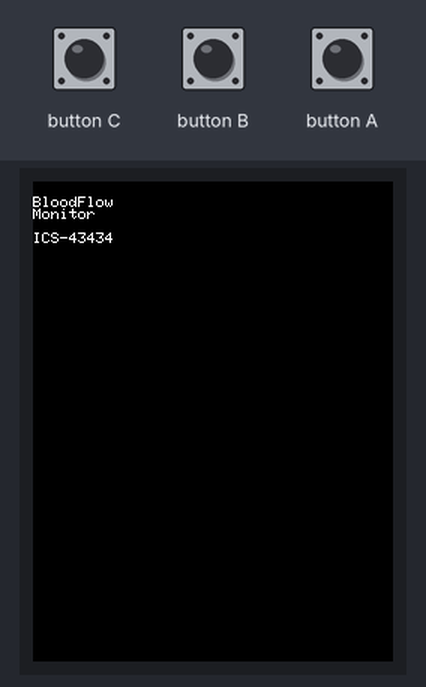
A sketch run on a simulated ESP32-S3. Parts: 240×320 colour display. Inputs (shaded band) come from the test bench. I2S audio is not simulated (input reads silence); what the sketch prints to the serial monitor is not drawn.

Above: at 0.3 s.
At 1.4 s:
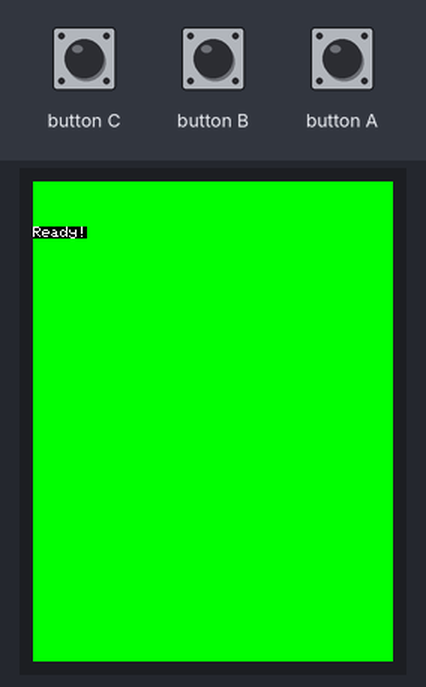
Timing chart, 0 to 3.1 s (numbered marks = the images above; inputs shaded):
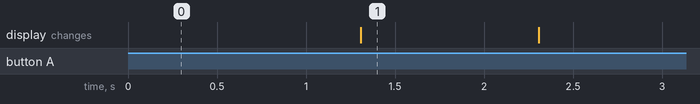

Measured:
- what the display in image 1 shows lasts 1.0 s, from 1.3 s to 2.3 s

The sketch:

BloodFlow_ICS43434.ino
```cpp
/*
 * Project2: M5AtomS3とICS-43434マイクによる血流計測
 *
 * このスケッチは、M5AtomS3とICS-43434 MEMSマイクを使用して
 * 血流音を計測し、シリアルプロッター経由でリアルタイムに可視化します。
 *
 * ハードウェア接続:
 * - M5AtomS3 G5  -> ICS-43434 SCK
 * - M5AtomS3 G6  -> ICS-43434 WS
 * - M5AtomS3 G7  -> ICS-43434 SD
 * - M5AtomS3 3V3 -> ICS-43434 VIN
 * - M5AtomS3 GND -> ICS-43434 GND
 * - M5AtomS3 GND -> ICS-43434 SEL (Left channel)
 *
 * 使用方法:
 * 1. Arduino IDEでこのスケッチをM5AtomS3に書き込む
 * 2. ツール -> シリアルプロッターを開く
 * 3. マイクを手首や首の動脈付近に配置する
 * 4. 波形を観察する
 */

#include <M5Unified.h>
#include <driver/i2s.h>

// I2S設定
#define I2S_PORT I2S_NUM_0
#define SAMPLE_RATE 16000           // サンプリングレート 16kHz
#define SAMPLE_BUFFER_SIZE 256      // バッファサイズ
#define BITS_PER_SAMPLE I2S_BITS_PER_SAMPLE_32BIT

// M5AtomS3のピン設定
#define I2S_MIC_SERIAL_CLOCK GPIO_NUM_5     // SCK (ビットクロック)
#define I2S_MIC_LEFT_RIGHT_CLOCK GPIO_NUM_6 // WS (ワードセレクト)
#define I2S_MIC_SERIAL_DATA GPIO_NUM_7      // SD (データ)

// I2S設定構造体
i2s_config_t i2s_config = {
    .mode = (i2s_mode_t)(I2S_MODE_MASTER | I2S_MODE_RX),
    .sample_rate = SAMPLE_RATE,
    .bits_per_sample = BITS_PER_SAMPLE,
    .channel_format = I2S_CHANNEL_FMT_ONLY_LEFT,
    .communication_format = I2S_COMM_FORMAT_STAND_I2S,
    .intr_alloc_flags = ESP_INTR_FLAG_LEVEL1,
    .dma_buf_count = 4,
    .dma_buf_len = 1024,
    .use_apll = false,
    .tx_desc_auto_clear = false,
    .fixed_mclk = 0
};

// I2Sピン設定構造体
i2s_pin_config_t i2s_mic_pins = {
    .bck_io_num = I2S_MIC_SERIAL_CLOCK,
    .ws_io_num = I2S_MIC_LEFT_RIGHT_CLOCK,
    .data_out_num = I2S_PIN_NO_CHANGE,
    .data_in_num = I2S_MIC_SERIAL_DATA
};

// グローバル変数
int32_t raw_samples[SAMPLE_BUFFER_SIZE];
bool i2s_initialized = false;

void setup() {
    // M5Unifiedの初期化
    auto cfg = M5.config();
    M5.begin(cfg);

    // ディスプレイ初期化
    M5.Display.setRotation(0);
    M5.Display.setTextSize(1);
    M5.Display.fillScreen(BLACK);
    M5.Display.setCursor(0, 10);
    M5.Display.println("BloodFlow");
    M5.Display.println("Monitor");
    M5.Display.println("");
    M5.Display.println("ICS-43434");

    // シリアル通信の初期化
    Serial.begin(115200);
    while (!Serial) {
        delay(10);
    }

    delay(1000);

    // I2Sドライバのインストール
    esp_err_t err = i2s_driver_install(I2S_PORT, &i2s_config, 0, NULL);
    if (err != ESP_OK) {
        Serial.printf("I2S driver install error: %d\n", err);
        M5.Display.fillScreen(RED);
        M5.Display.setCursor(0, 30);
        M5.Display.println("I2S Error!");
        while (1) {
            delay(1000);
        }
    }

    // I2Sピンの設定
    err = i2s_set_pin(I2S_PORT, &i2s_mic_pins);
    if (err != ESP_OK) {
        Serial.printf("I2S pin set error: %d\n", err);
        M5.Display.fillScreen(RED);
        M5.Display.setCursor(0, 30);
        M5.Display.println("Pin Error!");
        while (1) {
            delay(1000);
        }
    }

    i2s_initialized = true;

    // 初期化完了メッセージ
    Serial.println("# BloodFlow Monitor - ICS-43434");
    Serial.println("# Ready to measure...");

    M5.Display.fillScreen(GREEN);
    M5.Display.setCursor(0, 30);
    M5.Display.println("Ready!");

    delay(1000);
    M5.Display.fillScreen(BLACK);
}

void loop() {
    M5.update();

    if (!i2s_initialized) {
        return;
    }

    // I2Sデバイスからデータを読み取る
    size_t bytes_read = 0;
    esp_err_t result = i2s_read(
        I2S_PORT,
        raw_samples,
        sizeof(int32_t) * SAMPLE_BUFFER_SIZE,
        &bytes_read,
        portMAX_DELAY
    );

    if (result != ESP_OK) {
        Serial.println("# I2S read error");
        return;
    }

    int samples_read = bytes_read / sizeof(int32_t);

    // サンプルデータをシリアルプロッターに出力
    // 32ビットデータを右シフトして適切な範囲に正規化
    for (int i = 0; i < samples_read; i++) {
        // 上位24ビットを使用（ICS-43434は24ビット出力）
        int32_t sample = raw_samples[i] >> 8;
        Serial.println(sample);
    }

    // ボタンが押されたら情報を表示
    if (M5.BtnA.wasPressed()) {
        M5.Display.fillScreen(BLACK);
        M5.Display.setCursor(0, 10);
        M5.Display.printf("Rate:%dHz\n", SAMPLE_RATE);
        M5.Display.printf("Buf:%d\n", SAMPLE_BUFFER_SIZE);
        M5.Display.printf("Read:%d\n", samples_read);
        delay(2000);
        M5.Display.fillScreen(BLACK);
    }
}
```
